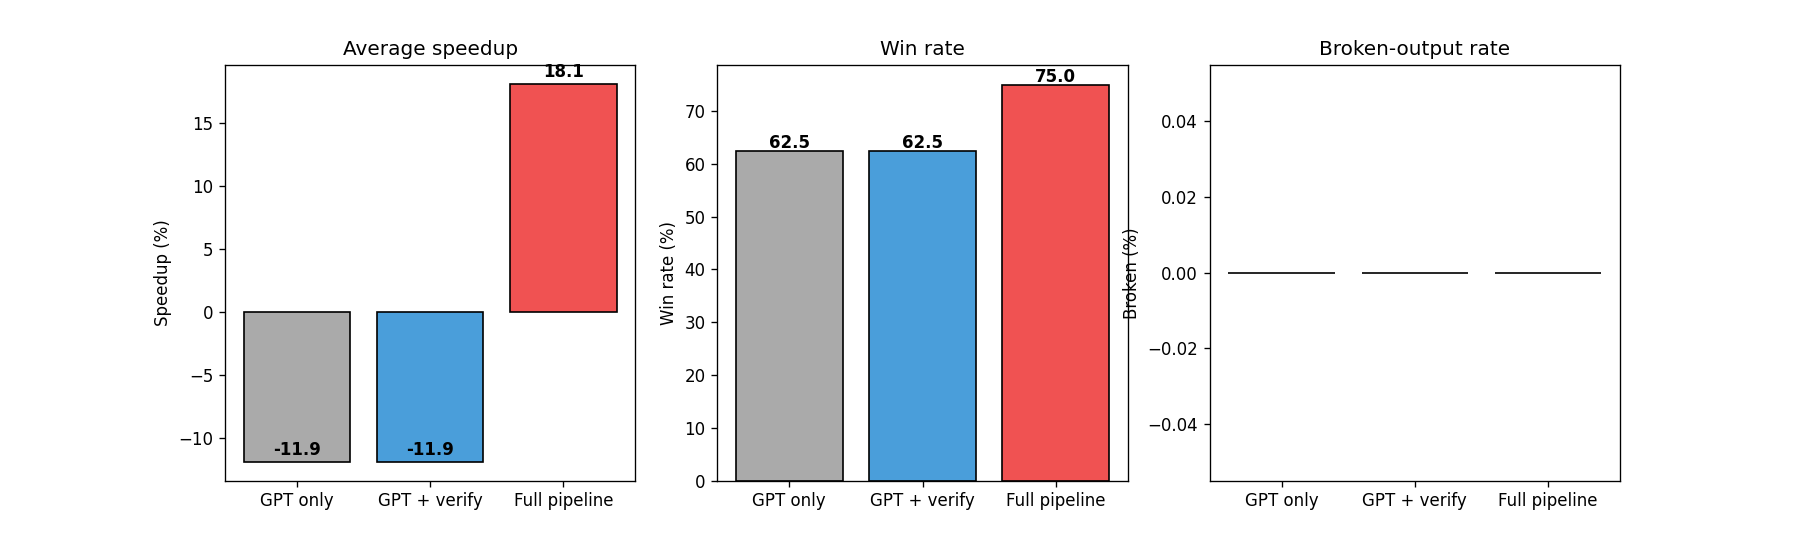

Write Python code to recreate this figure.
"""
End-to-end pipeline evaluation.

For a stratified sample of slow queries, compares three approaches:
  1. GPT-only:           single GPT suggestion, no verification, no ranking.
  2. GPT + verification: single GPT suggestion, measured on DB.
  3. Full pipeline:      candidates from generator, ranked by discriminator,
                         top one measured on DB.

For each approach we record: speedup vs baseline, win rate (positive
speedup), broken-output rate (suggestion failed to run).

Outputs:
  - evaluation_pipeline.csv  (per-query rows for all three approaches)
  - evaluation_pipeline.png  (bar chart of summary metrics)
"""

import sys, os
sys.path.insert(0, os.path.dirname(os.path.dirname(os.path.abspath(__file__))))
SCRIPT_DIR = os.path.dirname(os.path.abspath(__file__))


import csv
import json
import os
import re
import statistics
import sys
import time

import numpy as np
import pandas as pd
import matplotlib.pyplot as plt
import psycopg2
import psycopg2.errors
from dotenv import load_dotenv
from openai import OpenAI

sys.path.append(os.path.dirname(os.path.abspath(__file__)))
from classifier.inference import QueryAnalyzer, replace_placeholders
from finetune.llm_optimizer import LLMOptimizer

load_dotenv()
gpt_client = OpenAI(api_key=os.getenv("OPENAI_API_KEY"))

DB_CONFIG = {
    "dbname": "stackexchange_db",
    "user": "postgres",
    "password": "postgres",
    "host": "localhost",
    "port": "5432",
}

N_QUERIES = 25                # how many slow queries to evaluate on
RANDOM_SEED = 7
TIMEOUT_MS = 10000


# ─────────────────────────── Helpers ───────────────────────────

def measure_warm(conn, query, runs=3):
    """Return warm median ms, or None if the query couldn't be measured."""
    safe = replace_placeholders(query)
    cur = conn.cursor()
    times = []
    try:
        cur.execute(f"SET statement_timeout = '{TIMEOUT_MS}ms'")
        cur.execute("DISCARD ALL")
        for _ in range(runs):
            try:
                cur.execute(f"EXPLAIN ANALYZE {safe}")
                for row in cur.fetchall():
                    if "Execution Time:" in row[0]:
                        m = re.search(r"Execution Time: ([\d.]+)", row[0])
                        if m:
                            times.append(float(m.group(1)))
                            break
            except psycopg2.errors.QueryCanceled:
                times.append(float(TIMEOUT_MS))
            except Exception:
                return None
    finally:
        cur.close()
    if not times:
        return None
    return statistics.median(times[1:]) if len(times) > 1 else times[0]


def gpt_only_suggestion(slow_query, schema_hint=""):
    """The 'baseline' approach: one GPT call, take the first answer."""
    prompt = (
        f"You are a PostgreSQL performance expert. Rewrite this slow query "
        f"to be faster. Reply with ONLY the optimized SQL, no explanation.\n\n"
        f"Schema: posts(id, owner_user_id, score, view_count, ...), "
        f"users(id, display_name, location, reputation, ...), "
        f"votes(id, post_id, vote_type_id, ...)\n\n"
        f"Slow query:\n{slow_query}"
    )
    try:
        r = gpt_client.chat.completions.create(
            model="gpt-4o-mini",
            messages=[{"role": "user", "content": prompt}],
            temperature=0,
            max_tokens=300,
        )
        out = r.choices[0].message.content.strip()
        if out.startswith("```"):
            out = "\n".join(l for l in out.split("\n") if not l.startswith("```"))
        return out.strip().rstrip(";")
    except Exception:
        return None


def evaluate_single_suggestion(conn, baseline_ms, suggestion):
    """Returns dict with speedup_pct, broken (bool), suggestion_ms."""
    if not suggestion:
        return {"broken": True, "speedup_pct": None, "suggestion_ms": None}
    sug_ms = measure_warm(conn, suggestion)
    if sug_ms is None:
        return {"broken": True, "speedup_pct": None, "suggestion_ms": None}
    speedup = (baseline_ms - sug_ms) / baseline_ms * 100
    return {"broken": False, "speedup_pct": speedup, "suggestion_ms": sug_ms}


# ─────────────────────────── Main ───────────────────────────

def main():
    print("Loading dataset and models...")
    df = pd.read_csv(os.path.join(os.path.dirname(SCRIPT_DIR), "training_data.csv"))

    slow = df[(df["label"] == "slow") & (df["timed_out_runs"] == 0)].copy()


    # Stratify: half moderately slow (100-500ms), half very slow (>500ms)
    moderate = slow[
        (slow["execution_time_warm_ms"] >= 100) &
        (slow["execution_time_warm_ms"] < 500)
    ]
    severe = slow[slow["execution_time_warm_ms"] >= 500]

    half = N_QUERIES // 2
    sample = pd.concat([
        moderate.sample(min(8, len(moderate)), random_state=11),  # different seed
        severe.sample(min(8, len(severe)), random_state=11),
    ]).sample(frac=1, random_state=11).reset_index(drop=True)
    print(f"  selected {len(sample)} slow queries "
          f"({len(moderate.head(half))} moderate, {len(severe.head(N_QUERIES - half))} severe)")

    analyzer = QueryAnalyzer()
    optimizer = LLMOptimizer()

    conn = psycopg2.connect(**DB_CONFIG)
    conn.autocommit = True

    rows = []
    for i, q in enumerate(sample.itertuples(), 1):
        query = q.query_text
        recorded_ms = q.execution_time_warm_ms
        print(f"\n[{i}/{len(sample)}] (recorded={recorded_ms:.0f}ms) "
              f"{query[:80]}{'...' if len(query) > 80 else ''}")

        # Re-measure baseline now (caching state may differ from training)
        baseline = measure_warm(conn, query)
        if baseline is None:
            print("  baseline not measurable — skipping")
            continue
        print(f"  baseline measured: {baseline:.1f}ms")

        # ── Approach 1: GPT only (no verification) ──
        gpt_sug = gpt_only_suggestion(query)
        gpt_only = evaluate_single_suggestion(conn, baseline, gpt_sug)
        # "GPT-only" reports the suggestion regardless of whether it ran;
        # here for fairness with full pipeline we still measure it, but
        # in real GPT-only flow you'd just *return* the suggestion. We
        # therefore record speedup only if it ran; otherwise mark broken.
        print(f"  GPT-only: speedup={gpt_only['speedup_pct']}, broken={gpt_only['broken']}")

        # ── Approach 2: GPT + verification ──
        # Same GPT suggestion, but if broken we'd reject. Behaviorally
        # identical to (1) here; we report it as a separate column to
        # emphasize "verification catches breaks" in the report.
        gpt_verify = dict(gpt_only)  # same result for now

        # ── Approach 3: full pipeline ──
        baseline_analysis = analyzer.analyze(query, conn=conn)
        try:
            import signal
            # Note: signal.alarm doesn't work on Windows. Easier: just wrap
            # in try and rely on T5's own internal limits. If it stalls
            # again, kill manually and skip the offending query.
            candidates = optimizer.suggest_candidates(query, n=3)
        except Exception as e:
            print(f"  generator error: {e} — skipping")
            continue
        cand_sqls = [c["optimized_sql"] for c in candidates if c.get("valid")]

        if not cand_sqls:
            full = {"broken": True, "speedup_pct": None, "suggestion_ms": None,
                    "n_candidates": 0}
        else:
            _, ranked = analyzer.rank_candidates(query, cand_sqls, conn=conn)
            top_sql = ranked[0]["query"]
            top_ms = measure_warm(conn, top_sql)
            if top_ms is None:
                # Top candidate broke. In production we'd fall down the
                # ranked list. For a fair comparison here we mark broken.
                full = {"broken": True, "speedup_pct": None, "suggestion_ms": None,
                        "n_candidates": len(cand_sqls)}
            else:
                speedup = (baseline - top_ms) / baseline * 100
                full = {"broken": False, "speedup_pct": speedup,
                        "suggestion_ms": top_ms, "n_candidates": len(cand_sqls)}
        print(f"  full pipeline: speedup={full['speedup_pct']}, "
              f"n_candidates={full.get('n_candidates', 0)}, broken={full['broken']}")

        rows.append({
            "query": query[:200],
            "baseline_ms": round(baseline, 2),
            "gpt_only_speedup_pct": gpt_only["speedup_pct"],
            "gpt_only_broken": gpt_only["broken"],
            "gpt_verify_speedup_pct": gpt_verify["speedup_pct"],
            "gpt_verify_broken": gpt_verify["broken"],
            "full_speedup_pct": full["speedup_pct"],
            "full_broken": full["broken"],
            "full_n_candidates": full.get("n_candidates", 0),
            
        })
        pd.DataFrame(rows).to_csv(os.path.join(SCRIPT_DIR, "evaluation_pipeline.csv"), index=False)

    conn.close()

    out_df = pd.DataFrame(rows)
    out_df.to_csv(os.path.join(SCRIPT_DIR, "evaluation_pipeline.csv"), index=False)
    print(f"\nSaved per-query results to evaluation_pipeline.csv")

    # ─── Summary ───
    def summarize(prefix):
        valid = out_df[~out_df[f"{prefix}_broken"]]
        return {
            "avg_speedup_pct": (valid[f"{prefix}_speedup_pct"].mean()
                                if len(valid) else None),
            "win_rate_pct": ((valid[f"{prefix}_speedup_pct"] > 0).mean() * 100
                             if len(valid) else None),
            "broken_rate_pct": out_df[f"{prefix}_broken"].mean() * 100,
        }

    summary = {
        "GPT only": summarize("gpt_only"),
        "GPT + verify": summarize("gpt_verify"),
        "Full pipeline": summarize("full"),
    }

    print("\n" + "=" * 60)
    print(f"{'Approach':<18} {'Avg speedup':>12} {'Win rate':>10} {'Broken':>10}")
    print("=" * 60)
    for name, s in summary.items():
        avg = f"{s['avg_speedup_pct']:.1f}%" if s['avg_speedup_pct'] is not None else "n/a"
        win = f"{s['win_rate_pct']:.0f}%" if s['win_rate_pct'] is not None else "n/a"
        brk = f"{s['broken_rate_pct']:.0f}%"
        print(f"{name:<18} {avg:>12} {win:>10} {brk:>10}")

    with open(os.path.join(SCRIPT_DIR, "evaluation_pipeline_summary.json"), "w") as f:
        json.dump(summary, f, indent=2)

    # ─── Plot ───
    fig, axes = plt.subplots(1, 3, figsize=(15, 4.5))
    names = list(summary.keys())
    colors = ["#aaaaaa", "#4a9eda", "#f05252"]

    avgs = [summary[n]["avg_speedup_pct"] or 0 for n in names]
    wins = [summary[n]["win_rate_pct"] or 0 for n in names]
    brks = [summary[n]["broken_rate_pct"] for n in names]

    for ax, vals, title, ylabel in zip(
        axes,
        [avgs, wins, brks],
        ["Average speedup", "Win rate", "Broken-output rate"],
        ["Speedup (%)", "Win rate (%)", "Broken (%)"],
    ):
        bars = ax.bar(names, vals, color=colors, edgecolor='black')
        ax.set_title(title)
        ax.set_ylabel(ylabel)
        for b, v in zip(bars, vals):
            ax.text(b.get_x() + b.get_width()/2, b.get_height() + 0.5,
                    f"{v:.1f}", ha='center', fontweight='bold')

    plt.tight_layout()
    plt.savefig(os.path.join(SCRIPT_DIR, "evaluation_pipeline.png"), dpi=120)
    print("\nSaved plot to evaluation_pipeline.png")


if __name__ == "__main__":
    main()
